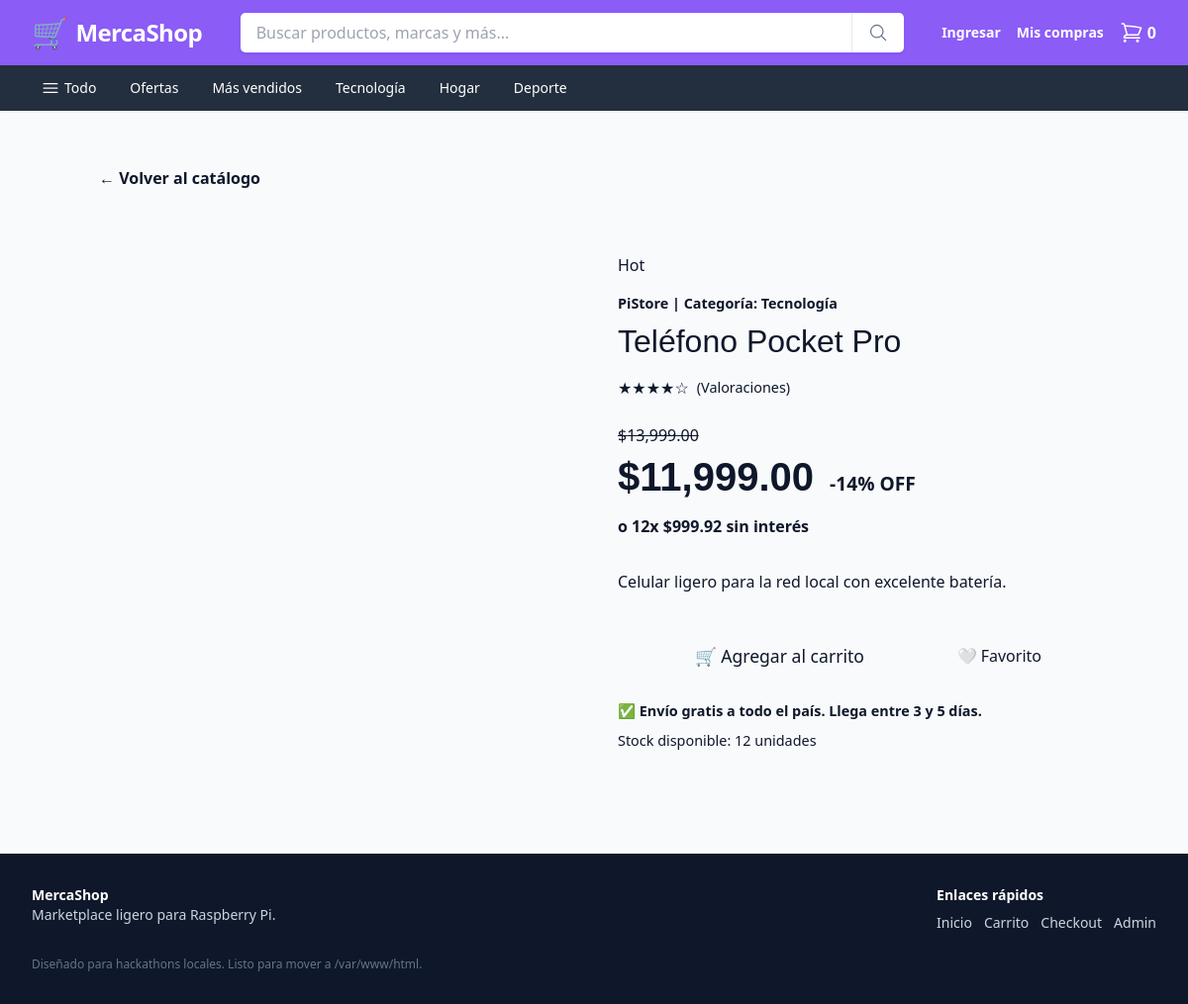
The page /producto.php?id=1 on the database its author committed.
### tables this page shows
CREATE TABLE IF NOT EXISTS productos (
    id INT AUTO_INCREMENT PRIMARY KEY,
    categoria_id INT NOT NULL,
    nombre VARCHAR(200) NOT NULL,
    descripcion TEXT,
    precio DECIMAL(10,2) NOT NULL DEFAULT 0.00,
    precio_original DECIMAL(10,2) DEFAULT NULL,
    descuento INT NOT NULL DEFAULT 0,
    stock INT NOT NULL DEFAULT 0,
    vendedor VARCHAR(120) NOT NULL DEFAULT 'MercaShop',
    imagen VARCHAR(255) DEFAULT NULL,
    badge VARCHAR(50) DEFAULT NULL,
    creado_en TIMESTAMP DEFAULT CURRENT_TIMESTAMP,
    FOREIGN KEY (categoria_id) REFERENCES categorias(id) ON DELETE RESTRICT ON UPDATE CASCADE
);

CREATE TABLE IF NOT EXISTS categorias (
    id INT AUTO_INCREMENT PRIMARY KEY,
    nombre VARCHAR(80) NOT NULL,
    slug VARCHAR(80) NOT NULL UNIQUE,
    creado_en TIMESTAMP DEFAULT CURRENT_TIMESTAMP
);

### producto.php (the view, shortened to what this page needs)
<?php
require_once 'config.php';
$id = (int)$_GET['id'];
$stmt = $pdo->prepare("SELECT p.*, c.nombre as categoria_nombre FROM productos p LEFT JOIN categorias c ON p.categoria_id = c.id WHERE p.id = ?");
$stmt->execute([$id]);
$producto = $stmt->fetch();
require_once 'includes/header.php';
?>
<div class="section" style="max-width: 1000px; margin: 2rem auto;">
    <a href="index.php" style="color: var(--blue-accent); text-decoration: none; font-weight: 600; margin-bottom: 1rem; display: inline-block;">← Volver al catálogo</a>
    <div style="display: flex; gap: 3rem; background: var(--white); padding: 3rem; border-radius: var(--radius-md); box-shadow: var(--shadow-card); flex-wrap: wrap;">
        <div style="flex: 1; min-width: 300px; background: var(--gray-100); display: flex; align-items: center; justify-content: center; font-size: 10rem; border-radius: var(--radius-md);">
        </div>
        <div style="flex: 1; min-width: 300px; display: flex; flex-direction: column;" data-product-id="<?= $producto['id'] ?>" data-product-name="<?= htmlspecialchars($producto['nombre'], ENT_QUOTES) ?>" data-product-price="<?= number_format($producto['precio'], 2, '.', '') ?>" data-product-emoji="<?= htmlspecialchars($producto['emoji'], ENT_QUOTES) ?>" data-product-seller="<?= htmlspecialchars($producto['vendedor'], ENT_QUOTES) ?>" data-product-shipping="Envío gratis">
            <?php if($producto['badge']): ?>
                <span class="product-badge <?= strtolower($producto['badge']) === 'nuevo' ? 'new' : (strtolower($producto['badge']) === 'hot' ? 'hot' : '') ?>" style="position: static; display: inline-block; width: fit-content; margin-bottom: 1rem;">
                    <?= htmlspecialchars($producto['badge']) ?>
                </span>
            <?php endif; ?>
            <div style="font-size: 0.9rem; color: var(--gray-400); font-weight: 600; margin-bottom: 0.5rem;"><?= htmlspecialchars($producto['vendedor']) ?> | Categoría: <?= htmlspecialchars($producto['categoria_nombre']) ?></div>
            <h1 style="font-family: 'Syne', sans-serif; font-size: 2rem; color: var(--blue-deep); margin-bottom: 1rem; line-height: 1.2;">
                <?= htmlspecialchars($producto['nombre']) ?>
            </h1>
            <div style="display: flex; align-items: center; gap: 0.5rem; margin-bottom: 1.5rem;">
                <span style="color: var(--yellow-dark);">★★★★☆</span>
                <span style="color: var(--gray-400); font-size: 0.9rem;">(Valoraciones)</span>
            </div>
            <div style="margin-bottom: 2rem;">
                <div style="font-size: 1rem; color: var(--gray-400); text-decoration: line-through;">$<?= number_format($producto['precio_original'], 2) ?></div>
                <div style="display: flex; align-items: baseline; gap: 1rem;">
                    <div style="font-family: 'Syne', sans-serif; font-size: 2.5rem; font-weight: 700; color: var(--gray-900);">$<?= number_format($producto['precio'], 2) ?></div>
                    <div style="color: var(--green); font-weight: 700; font-size: 1.2rem;">-<?= $producto['descuento'] ?>% OFF</div>
                </div>
                <div style="color: var(--blue-accent); font-weight: 600; margin-top: 0.5rem;">o 12x $<?= number_format($producto['precio']/12, 2) ?> sin interés</div>
            </div>
            <div style="margin-bottom: 2rem; color: var(--gray-700); line-height: 1.6;">
                <?= nl2br(htmlspecialchars($producto['descripcion'] ?? 'Sin descripción detallada.')) ?>
            </div>
            <div style="margin-top: auto; display: flex; gap: 1rem;">
                <button class="btn-primary" style="flex: 1; padding: 1rem; font-size: 1.1rem;" onclick="addToCart(event, <?= $producto['id'] ?>)">
                    🛒 Agregar al carrito
                </button>
                <button class="btn-secondary" style="border-color: var(--gray-200); color: var(--gray-700);" onclick="toggleFav(event, <?= $producto['id'] ?>)">
                    🤍 Favorito
                </button>
            </div>
            <div style="margin-top: 1rem; color: var(--green); font-weight: 600; font-size: 0.9rem;">
                ✅ Envío gratis a todo el país. Llega entre 3 y 5 días.
            </div>
            <div style="margin-top: 0.5rem; color: var(--gray-400); font-weight: 500; font-size: 0.9rem;">
                Stock disponible: <?= $producto['stock'] ?> unidades
            </div>
        </div>
    </div>
</div>
<?php require_once 'includes/footer.php'; ?>

### assets/style.css (style rules this page uses)
:root { color-scheme: light; font-family: Inter, system-ui, -apple-system, BlinkMacSystemFont, 'Segoe UI', sans-serif; font-size: 16px; line-height: 1.5; background: #f8fafc; color: #0f172a; }
* { box-sizing: border-box; }
body { margin: 0; min-height: 100vh; background: #f8fafc; }
a { color: #0f766e; text-decoration: none; }
button, input, select, textarea { font: inherit; }
button { cursor: pointer; }
.bg-slate-50 { background: #f8fafc; }
.text-slate-900 { color: #0f172a; }

### includes/header.php (style rules this page uses)
body { min-height: 100vh; }

### rows shown on the page
productos: badge "Hot", vendedor "PiStore", categoria.nombre "Tecnología", nombre "Teléfono Pocket Pro", precio_original "13,999.00", precio "11,999.00", descuento "14", $producto['precio']/12 "999.92", descripcion "Celular ligero para la red local con excelente batería.", stock "12"

### other values the page prints
$cartCount "0"
